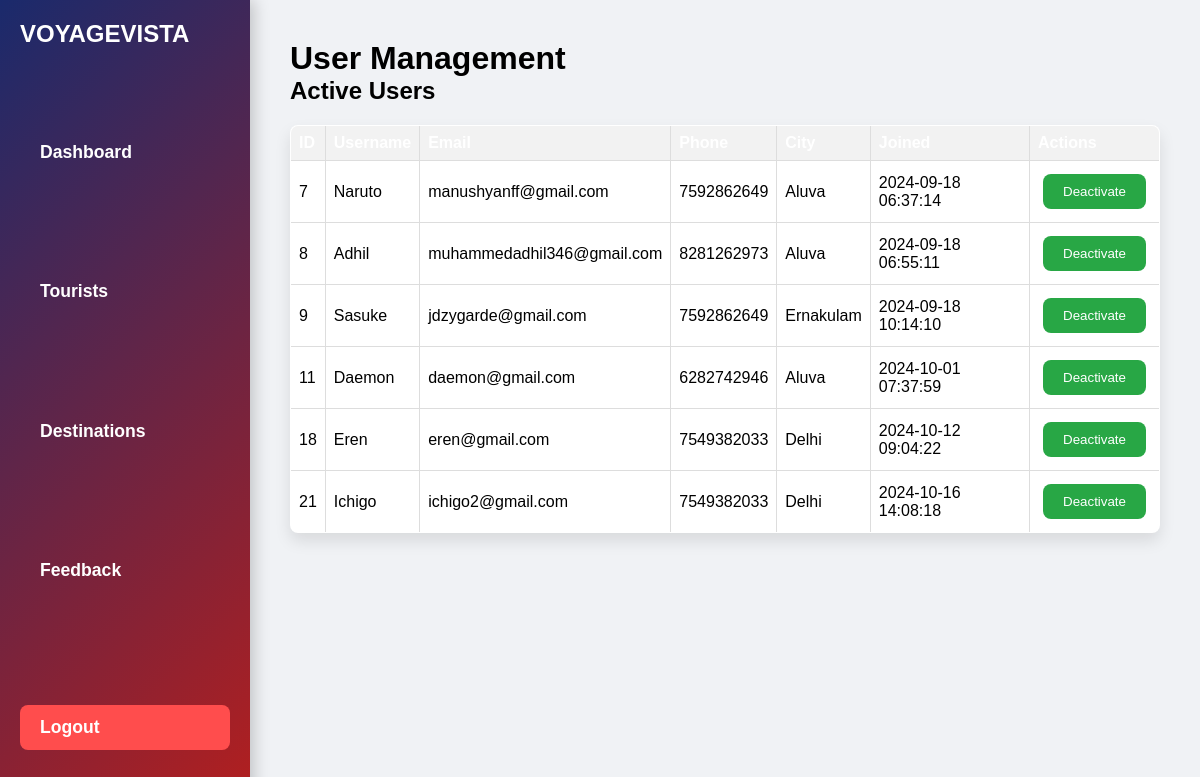
Screenshot of /admin.php?page=tourists with the database file from the repository.
### tables this page shows
CREATE TABLE `users` (
  `user_id` int(11) NOT NULL,
  `username` varchar(100) NOT NULL,
  `email` varchar(100) NOT NULL,
  `password` varchar(255) NOT NULL,
  `phone` varchar(15) DEFAULT NULL,
  `city` varchar(100) NOT NULL,
  `role` enum('user','admin') DEFAULT 'user',
  `created_at` timestamp NOT NULL DEFAULT current_timestamp(),
  `status` tinyint(1) DEFAULT 1,
  `ProfilePath` varchar(255) DEFAULT NULL
);

### admin.php (the view, shortened to what this page needs)
<?php
$conn = new mysqli('localhost', 'root', '', 'tourism');
$users = $conn->query("SELECT * FROM users WHERE status = 1");
?>
<!DOCTYPE html>
<html lang="en">
<head>
    <link rel="stylesheet" type="text/css" href="css/admin.css">
</head>
<body>
<div class="sidebar">
    <h2>VOYAGEVISTA</h2>
    <a href="?page=dashboard">Dashboard</a>
    <a href="?page=tourists">Tourists</a>
    <a href="?page=destinations">Destinations</a>
    <a href="?page=feedback">Feedback</a>
    <div class="logout">
        <a href="signin.html">Logout</a>
    </div>
</div>
<div class="main">
    <?php
    if (!isset($_GET['page']) || $_GET['page'] == 'dashboard') {
        echo "<h1>Welcome Admin</h1><br><br><p>Here is your dashboard overview.</p>";
    } elseif ($_GET['page'] == 'tourists') {
        echo "<h1>User Management</h1><h2>Active Users</h2>";
        echo "<table><tr><th>ID</th><th>Username</th><th>Email</th><th>Phone</th><th>City</th><th>Joined</th><th>Actions</th></tr>";
        while ($row = $users->fetch_assoc()) {
            echo "<tr>
                    <td>{$row['user_id']}</td>
                    <td>{$row['username']}</td>
                    <td>{$row['email']}</td>
                    <td>{$row['phone']}</td>
                    <td>{$row['city']}</td>
                    <td>{$row['created_at']}</td>
                    <td>
                        <form method='post' style='display:inline;'>
                            <input type='hidden' name='user_id' value='{$row['user_id']}'>
                            <button name='delete_user'>Deactivate</button>
                        </form>
                    </td>
                </tr>";
        }
        echo "</table>";
    }
    ?>
</div>
</body>
</html>

### css/admin.css (style rules this page uses)
* { margin: 0; padding: 0; box-sizing: border-box; }
body { font-family: 'Poppins', sans-serif; display: flex; height: 100vh; overflow: hidden; background: #f0f2f5; }
.sidebar { width: 250px; background: linear-gradient(135deg, #1a2a6c, #b21f1f); color: white; padding: 20px; display: flex; flex-direction: column; justify-content: space-between; position: fixed; height: 100%; box-shadow: 4px 0 15px rgba(0, 0, 0, 0.2); transition: all 0.3s ease-in-out; }
.sidebar a { color: white; text-decoration: none; font-weight: bold; padding: 15px 20px; margin: 10px 0; border-radius: 8px; display: flex; align-items: center; transition: background-color 0.3s ease, transform 0.2s ease; font-size: 1.1rem; }
.logout { text-align: center; padding: 20px 0; }
.logout a { background-color: #ff4d4d; color: white; font-weight: bold; padding: 12px 20px; border-radius: 8px; transition: all 0.3s ease; }
.main { margin-left: 250px; padding: 40px; flex-grow: 1; overflow-y: auto; background-color: #f0f2f5; }
table { width: 100%; border-collapse: collapse; margin-top: 20px; background-color: white; box-shadow: 0 8px 16px rgba(0, 0, 0, 0.1); border-radius: 8px; overflow: hidden; }
th, td { padding: 15px; text-align: left; border-bottom: 1px solid #ddd; }
th { background-color: #4CAF50; color: white; font-weight: bold; }
td:last-child { text-align: center; }
button { margin: 5px; padding: 10px 20px; background-color: #28a745; color: white; border: none; border-radius: 8px; cursor: pointer; transition: background-color 0.3s ease, transform 0.2s ease; }
form { display: inline; }
table { width: 100%; border-collapse: collapse; margin: 20px 0; }
table, th, td { border: 1px solid #ddd; padding: 8px; }
th { background-color: #f2f2f2; text-align: left; }

### rows the page displays
users: user_id "7", username "Naruto", email "manushyanff@gmail.com", phone "7592862649", city "Aluva", created_at "2024-09-18 06:37:14"
users: user_id "8", username "Adhil", email "muhammedadhil346@gmail.com", phone "8281262973", city "Aluva", created_at "2024-09-18 06:55:11"
users: user_id "9", username "Sasuke", email "jdzygarde@gmail.com", phone "7592862649", city "Ernakulam", created_at "2024-09-18 10:14:10"
users: user_id "11", username "Daemon", email "daemon@gmail.com", phone "6282742946", city "Aluva", created_at "2024-10-01 07:37:59"
users: user_id "18", username "Eren", email "eren@gmail.com", phone "7549382033", city "Delhi", created_at "2024-10-12 09:04:22"
users: user_id "21", username "Ichigo", email "ichigo2@gmail.com", phone "7549382033", city "Delhi", created_at "2024-10-16 14:08:18"
